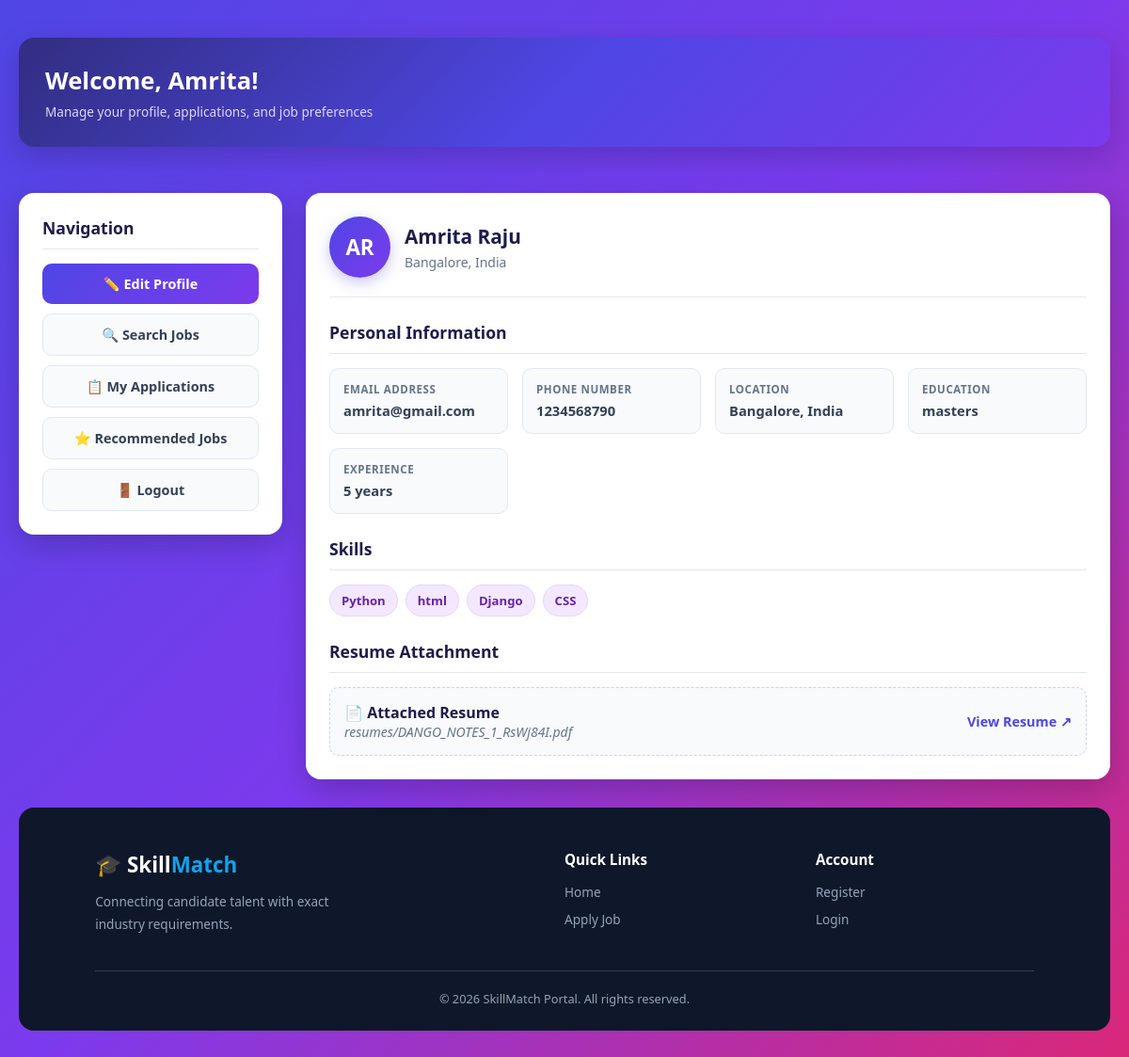
Page /candidate/dashboard/ (signed in) on the committed database.
### app/models.py (models this page shows)
class CandidateProfile(models.Model):
    user = models.OneToOneField(User, on_delete=models.CASCADE)
    phone = models.CharField(max_length=15, blank=True)
    location = models.CharField(max_length=100, blank=True)
    education = models.CharField(max_length=200, blank=True)
    experience = models.IntegerField(default=0)
    skills = models.ManyToManyField(Skill, blank=True)
    resume = models.FileField(upload_to='resumes/', blank=True, null=True)

class Skill(models.Model):
    name = models.CharField(max_length=100, unique=True)

### app/views.py (the view)
# urls.py: path('candidate/dashboard/', views.candidate_dashboard, name='candidate_dashboard'),
@login_required
def candidate_dashboard(request):
    profile = CandidateProfile.objects.get(user=request.user)
    return render(
        request,
        'candidate/dashboard.html',
        {
            'profile': profile
        }
    )

### app/templates/candidate/dashboard.html (shortened to what this page needs)
<!DOCTYPE html>
<html lang="en">
<head>
</head>
<body>
    <div class="dashboard-container">
        <header class="header">
            <div class="welcome-content">
                <div>
                    <h1>Welcome, {{ request.user.first_name }}!</h1>
                    <p>Manage your profile, applications,
                        and job preferences</p>
                </div>
            </div>
        </header>
        <aside class="card">
            <h3 class="section-title">
                Navigation
            </h3>
            <div class="nav-menu">
                <a href="{% url 'candidate_editprofile' %}" class="nav-btn nav-btn-primary">
                    ✏️ Edit Profile
                </a>
                <a href="{% url 'jobsearch' %}" class="nav-btn">
                    🔍 Search Jobs
                </a>
                <a href="{% url 'my_applications' %}" class="nav-btn">
                    📋 My Applications
                </a>
                <a href="{% url 'recommended_jobs' %}" class="nav-btn">
                    ⭐ Recommended Jobs
                </a>
                <a href="{% url 'logoutcandidate'%}" class="nav-btn nav-btn-danger">
                    🚪 Logout
                </a>
            </div>
        </aside>
        <main class="card">
            <div class="profile-header-inline">
                <div class="avatar-circle">
                    {{ request.user.first_name|slice:":1" }}{{ request.user.last_name|slice:":1" }}
                </div>
                <div class="profile-title">
                    <h2>
                        {{ request.user.first_name }}
                        {{ request.user.last_name }}
                    </h2>
                    <p>
                        {{ profile.location|default:"Location not added" }}
                    </p>
                </div>
            </div>
            <h3 class="section-title">
                Personal Information
            </h3>
            <div class="info-grid">
                <div class="info-group">
                    <span class="info-label">
                        Email Address
                    </span>
                    <span class="info-value">
                        {{ request.user.email }}
                    </span>
                </div>
                <div class="info-group">
                    <span class="info-label">
                        Phone Number
                    </span>
                    <span class="info-value">
                        {{ profile.phone|default:"Not provided" }}
                    </span>
                </div>
                <div class="info-group">
                    <span class="info-label">
                        Location
                    </span>
                    <span class="info-value">
                        {{ profile.location|default:"Not provided" }}
                    </span>
                </div>
                <div class="info-group">
                    <span class="info-label">
                        Education
                    </span>
                    <span class="info-value">
                        {{ profile.education|default:"Not provided" }}
                    </span>
                </div>
                <div class="info-group">
                    <span class="info-label">
                        Experience
                    </span>
                    <span class="info-value">
                        {% if profile.experience %}
                        {{ profile.experience }} years
                        {% else %}
                        Not specified
                        {% endif %}
                    </span>
                </div>
            </div>
            <h3 class="section-title">
                Skills
            </h3>
            <div class="skills-wrapper">
                {% for skill in profile.skills.all %}
                <span class="skill-chip">
                    {{ skill.name }}
                </span>
                {% empty %}
                <p class="empty-state">
                    No skills added yet.
                </p>
                {% endfor %}
            </div>
            <h3 class="section-title">
                Resume Attachment
            </h3>
            {% if profile.resume %}
            <div class="resume-box">
                <div>
                    <strong>
                        📄 Attached Resume
                    </strong>
                    <p class="empty-state">
                        {{ profile.resume.name }}
                    </p>
                </div>
                <a href="{{ profile.resume.url }}" target="_blank" class="resume-link">
                    View Resume ↗
                </a>
            </div>
            {% else %}
            <div class="resume-box">
                <span class="empty-state">
                    No resume uploaded.
                </span>
            </div>
            {% endif %}
        </main>
    </div>
    <footer class="footer">
        <div class="footer-container">
            <div class="footer-logo">
                🎓 Skill<span>Match</span>
                <p>
                    Connecting candidate talent with exact industry requirements.
                </p>
            </div>
            <div class="footer-links">
                <h4>Quick Links</h4>
                <a href="{% url 'home' %}">Home</a>
                <a href="{% url 'jobsearch' %}">Apply Job</a>
            </div>
            <div class="footer-links">
                <h4>Account</h4>
                <a href="{% url 'register' %}">Register</a>
                <a href="{% url 'login' %}">Login</a>
            </div>
        </div>
        <div class="footer-bottom">
            <p>&copy; 2026 SkillMatch Portal. All rights reserved.</p>
        </div>
    </footer>
</body>
</html>

### app/templates/candidate/dashboard.html (style rules this page uses)
* { margin: 0; padding: 0; box-sizing: border-box; }
body { font-family: 'Segoe UI', Tahoma, Geneva, Verdana, sans-serif; background: linear-gradient(135deg, #4f46e5 0%, #7c3aed 50%, #db2777 100%); min-height: 100vh; padding: 40px 20px; color: #334155; }
.dashboard-container { width: 100%; max-width: 1200px; margin: auto; display: grid; grid-template-columns: 280px minmax(0, 1fr); grid-template-areas: "header header" "sidebar main"; gap: 25px; align-items: start; }
.header { background: linear-gradient(135deg, #312e81, #4f46e5, #7c3aed); color: white; padding: 28px; border-radius: 16px; margin-bottom: 24px; box-shadow: 0 10px 30px rgba(0, 0, 0, 0.18); grid-area: header; min-width: 0; }
.dashboard-container > aside { grid-area: sidebar; min-width: 0; }
.dashboard-container > main { grid-area: main; min-width: 0; }
.welcome-content { display: flex; justify-content: space-between; align-items: center; gap: 20px; }
.header h1 { font-size: 1.6rem; font-weight: 700; margin-bottom: 6px; }
.header p { color: #ddd6fe; font-size: 0.85rem; }
.card { background: white; border-radius: 16px; padding: 25px; box-shadow: 0 10px 30px rgba(0, 0, 0, 0.20); border: none; }
.section-title { color: #1e1b4b; font-size: 1.1rem; font-weight: 700; margin-bottom: 15px; padding-bottom: 10px; border-bottom: 1px solid #e2e8f0; }
.nav-menu { display: flex; flex-direction: column; gap: 10px; margin-top: 15px; }
.nav-btn { display: block; padding: 12px 15px; border-radius: 10px; text-decoration: none; color: #334155; font-weight: 600; font-size: 0.9rem; background: #f8fafc; border: 1px solid #e2e8f0; transition: all 0.3s ease; text-align: center; }
.nav-btn-primary { background: linear-gradient(135deg, #4f46e5, #7c3aed); color: white; border: none; }
.profile-header-inline { display: flex; align-items: center; gap: 15px; margin-bottom: 25px; padding-bottom: 20px; border-bottom: 1px solid #e2e8f0; }
.avatar-circle { width: 65px; height: 65px; border-radius: 50%; background: linear-gradient(135deg, #4f46e5, #7c3aed); color: white; display: flex; align-items: center; justify-content: center; font-size: 1.4rem; font-weight: 700; box-shadow: 0 5px 15px rgba(79, 70, 229, 0.3); }
.profile-title h2 { font-size: 1.3rem; color: #1e1b4b; margin-bottom: 4px; }
.profile-title p { font-size: 0.875rem; color: #64748b; }
.info-grid { display: grid; grid-template-columns: repeat(auto-fit, minmax(180px, 1fr)); gap: 15px; margin-bottom: 25px; }
.info-group { display: flex; flex-direction: column; gap: 5px; background: #f8fafc; padding: 14px; border-radius: 10px; border: 1px solid #e2e8f0; }
.info-label { font-size: 0.72rem; text-transform: uppercase; letter-spacing: 0.05em; color: #64748b; font-weight: 700; }
.info-value { font-size: 0.92rem; font-weight: 600; color: #334155; word-break: break-word; }
.skills-wrapper { display: flex; flex-wrap: wrap; gap: 8px; margin-bottom: 25px; }
.skill-chip { background: #f3e8ff; color: #6b21a8; padding: 7px 12px; border-radius: 20px; font-size: 0.82rem; font-weight: 600; border: 1px solid #e9d5ff; }
.empty-state { font-size: 0.875rem; color: #64748b; font-style: italic; }
.resume-box { display: flex; align-items: center; justify-content: space-between; gap: 15px; padding: 15px; background: #f8fafc; border: 1px dashed #cbd5e1; border-radius: 10px; }
.resume-box strong { color: #1e1b4b; }
.resume-link { color: #4f46e5; font-weight: 700; text-decoration: none; font-size: 0.9rem; white-space: nowrap; }
.footer { width: 100%; max-width: 1200px; margin: 30px auto 0; background: #0f172a; color: white; padding: 45px 7% 25px; border-radius: 16px; }
.footer-container { display: grid; grid-template-columns: 2fr 1fr 1fr; gap: 35px; margin-bottom: 35px; }
.footer-logo { font-size: 1.4rem; font-weight: 700; }
.footer-logo span { color: #0ea5e9; }
.footer-logo p { color: #94a3b8; font-size: 0.85rem; font-weight: 400; line-height: 1.8; margin-top: 12px; max-width: 300px; }
.footer-links h4 { font-size: 0.95rem; margin-bottom: 15px; }
.footer-links a { display: block; color: #94a3b8; text-decoration: none; margin-bottom: 10px; font-size: 0.85rem; }
.footer-bottom { text-align: center; border-top: 1px solid #334155; padding-top: 20px; color: #94a3b8; font-size: 0.8rem; }

### rows in the picture
CandidateProfile: location "Bangalore, India", phone "1234568790", education "masters", experience "5", resume.name "resumes/DANGO_NOTES_1_RsWj84I.pdf"
Skill: name "Python"
Skill: name "html"
Skill: name "Django"
Skill: name "CSS"

### other values in the picture
{{ request.user.first_name }} "Amrita"
{{ request.user.first_name|slice:":1" }} "A"
{{ request.user.last_name|slice:":1" }} "R"
{{ request.user.last_name }} "Raju"
{{ request.user.email }} "amrita@gmail.com"
